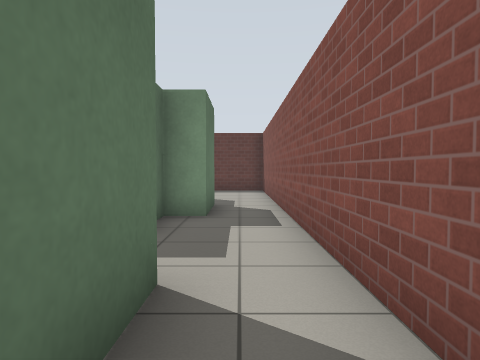
view 1 (above)

19 first-person views from a walk through a Gazebo world. The camera is 0.94 m above the floor, tilts 2° down and sees 75° across. The floor is counted in squares, 1 m on a side. Each view is taken from the middle of a square. On the plan, view 1 faces up. The plan holds only what a view shows up to about 12 squares ahead; the rest is blank. Gazebo's built-in surfaces are drawn with simple patterns.

view 2
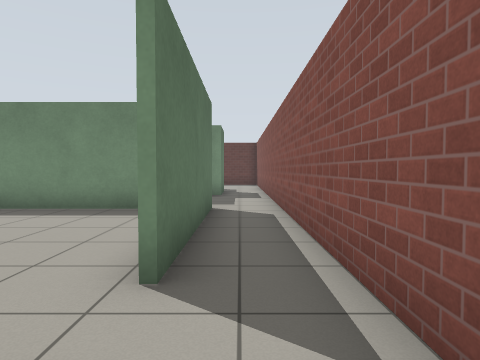

view 3
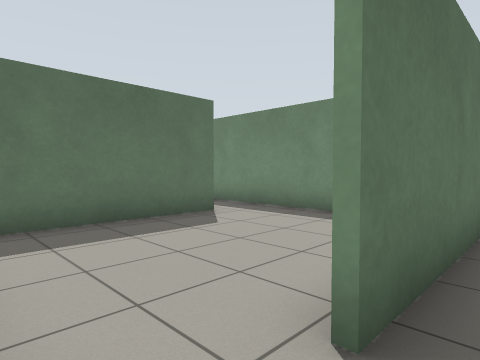

view 4
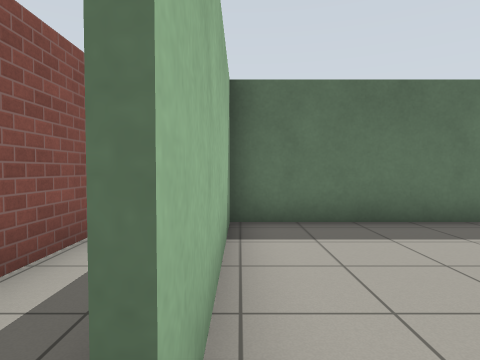

view 5
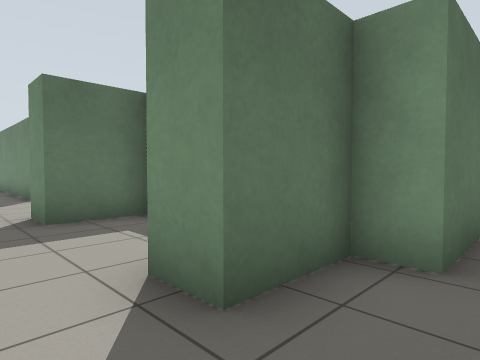

view 6
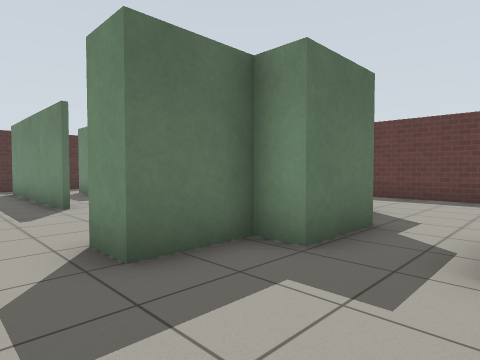

view 7
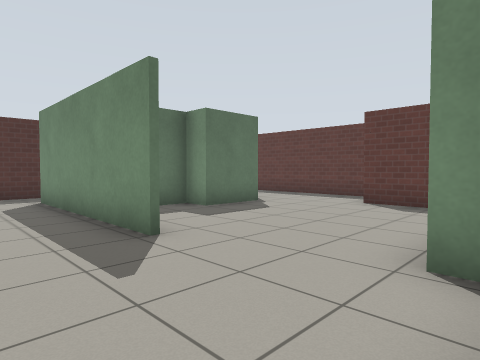

view 8
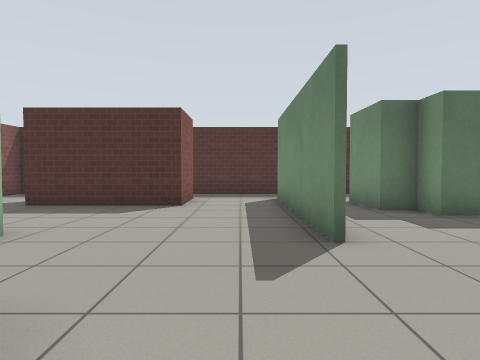

view 9
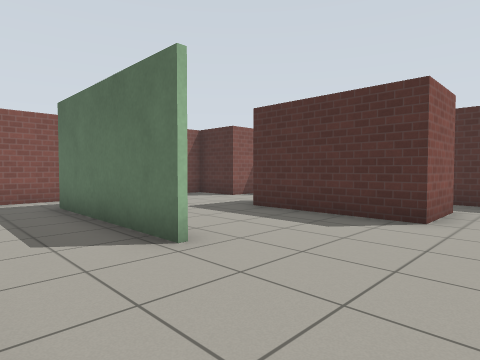

view 10
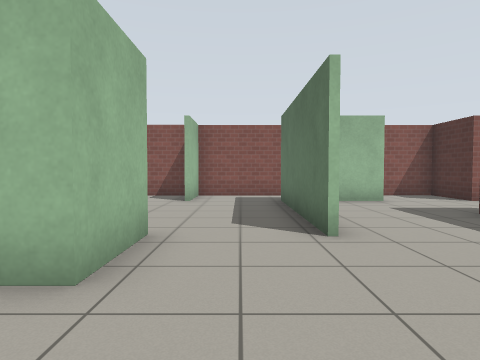

view 11
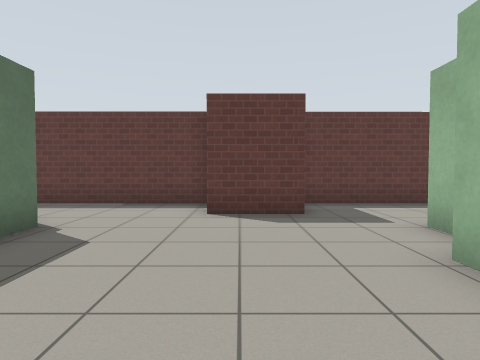

view 12
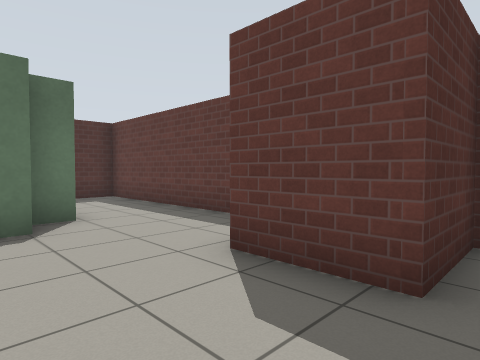

view 13
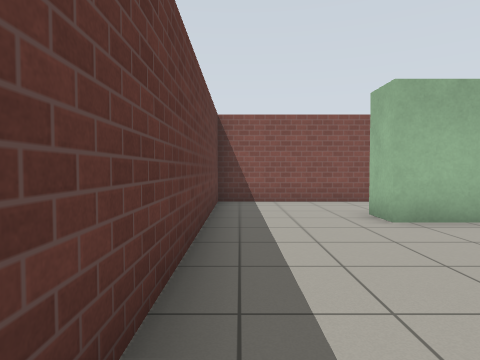

view 14
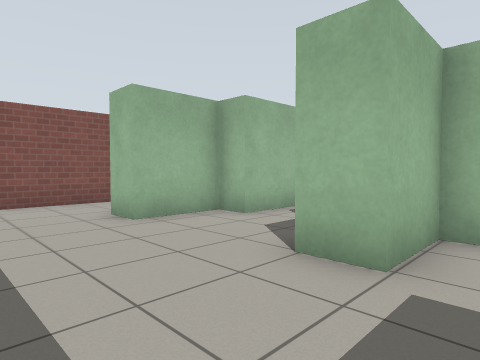

view 15
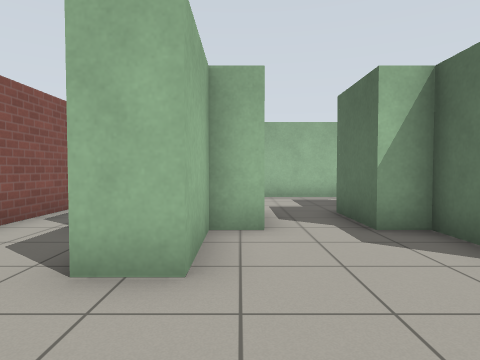

view 16
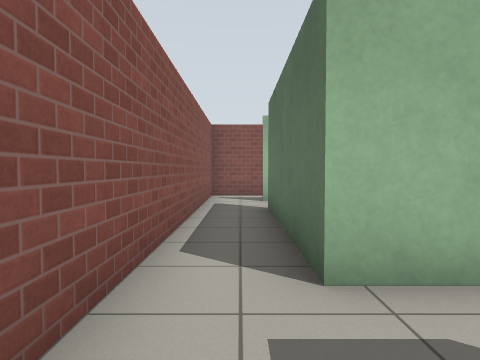

view 17
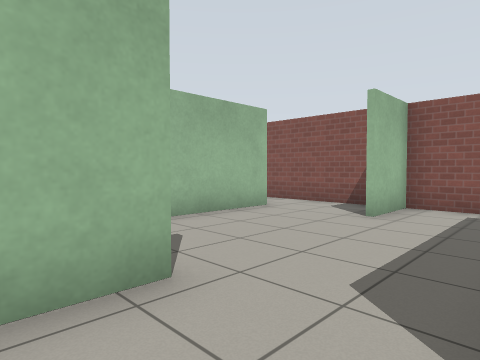

view 18
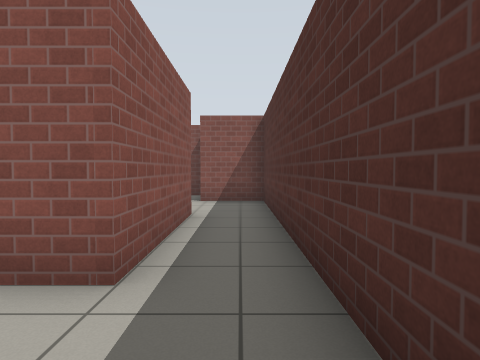

view 19
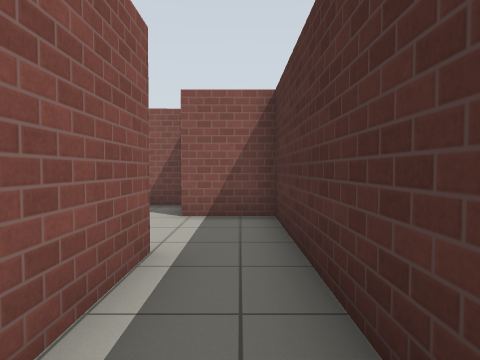

### Floor plan
Points are (right, up) in squares from view 1. A wall is a line through its corners. A room is listed if a view was taken in it or the views show most of it. See-through windows are left out.
Room 1 (views 1, 5, 6, 16)
walls: (-2, 2.5) (-0.7, 2.5) (-0.7, -2.5); (-3.4, 6.3) (-3.4, 8.2); (-0.7, 8.3) (-0.7, 6.2) (-1.5, 6.2) (-1.5, 4.4) (-2.6, 4.4); (-6.3, 2.5) (-3.8, 2.5); (-5.1, 8.2) (-5.1, 6.2) (-5.9, 6.2) (-5.9, 4.4); (1, -3.6) (1, 8.6)
ways out: opening at (0, -4) to room 2; opening at (-6.5, 3.5) to room 3; opening at (-4, 8) to room 5; opening at (0, 8) to room 5; opening at (-1, -3) to room 8
Room 2 (views 2, 3, 4)
walls: (-5.7, -4.4) (-5.7, -3.5); (-0.9, -6.1) (1, -6.1) (1, -3.6); (-8.1, -6.1) (-2.6, -6.1)
ways out: opening at (0, -4) to room 1; opening at (-7, -4) to room 7
Room 3 (views 7, 8, 9, 10, 11, 17)
walls: (-8.7, 1.5) (-8.7, 2.5) (-8, 2.5); (-10.9, 5.2) (-17, 5.2); (-17, 2.5) (-15, 2.5) (-15, -1.5); (-7.4, 6.2) (-7.9, 6.2); (-5.9, 4.4) (-7, 4.4); (-14.2, -4.2) (-12.9, -4.2)
ways out: opening at (-6.5, 3.5) to room 1; opening at (-9.3, 6) to room 4; opening at (-17, -2.5) to room 6; opening at (-15.5, 3.5) to room 6; opening at (-15.5, -4) to room 7; opening at (-10, 1) to room 7
Room 4 (view 12)
walls: (-13.3, 10.1) (-13.3, 8.1) (-14.1, 8.1) (-14.1, 7.2) (-16.1, 7.2); (-14.1, 11) (-14.1, 10.1); (-10.9, 13.6) (-18.7, 13.5) (-18.7, 12.2); (-8.6, 11.5) (-10.7, 11.5); (-7.8, 7.7) (-7.8, 8.2); (-6.9, 8.2) (-6.9, 10.1)
ways out: opening at (-9.3, 6) to room 3; opening at (-8, 11) to room 5
Room 5 (views 13, 14, 15)
walls: (-5.9, 9.3) (-5.9, 8.2) (-5.1, 8.2); (-3.4, 8.2) (-2.5, 8.2) (-2.5, 10.3) (-1.5, 10.3); (-6.9, 10.1) (-5.9, 10.1); (1, 8.6) (1, 13.6) (-8.6, 13.6) (-8.6, 11.5)
ways out: opening at (-4, 8) to room 1; opening at (0, 8) to room 1; opening at (-8, 11) to room 4
Room 6 (views 18, 19)
walls: (-17, -1.5) (-17, 2.5); (-18.7, 5.6) (-18.7, -4.2) (-16.8, -4.2)
ways out: opening at (-17, -2.5) to room 3; opening at (-15.5, 3.5) to room 3; opening at (-17.5, 5)
Room 7 (no view inside)
walls: (-8.7, 0.5) (-8.7, 1.5); (-11.2, 0.8) (-11.2, -4.4); (-11.8, -6.1) (-8.7, -6.1) (-8.7, -4.1); (-5.7, -3.5) (-5.7, -1.4); (-5.6, 2.4) (-7.6, 2.4); (-16.8, -4.2) (-16.8, -6.2) (-15.1, -6.1)
ways out: opening at (-7, -4) to room 2; opening at (-15.5, -4) to room 3; opening at (-10, 1) to room 3; opening at (-6, 1) to room 8
Room 8 (no view inside)
walls: (-5.5, 0.8) (-5.5, -4.2) (-0.6, -4.2); (-2.4, 2.4) (-5.6, 2.4)
ways out: opening at (-1, -3) to room 1; opening at (-6, 1) to room 7

Where each view was taken, in squares from view 1:
view 1: 0 up, 0 right, facing up
view 2: 5 down, 0 right, facing up
view 3: 4 down, 0 right, facing up-left
view 4: 4 down, 0 right, facing left
view 5: 3 up, 0 right, facing up-left
view 6: 3 up, 3 left, facing up-left
view 7: 3 up, 7 left, facing up-left
view 8: 4 up, 7 left, facing left
view 9: 4 up, 9 left, facing down-left
view 10: 5 up, 10 left, facing down
view 11: 5 up, 10 left, facing up
view 12: 9 up, 8 left, facing up-left
view 13: 13 up, 8 left, facing right
view 14: 13 up, 8 left, facing down-right
view 15: 13 up, 3 left, facing down
view 16: 5 up, 0 right, facing down
view 17: 2 up, 11 left, facing down-right
view 18: 5 up, 18 left, facing down
view 19: 2 up, 18 left, facing down
